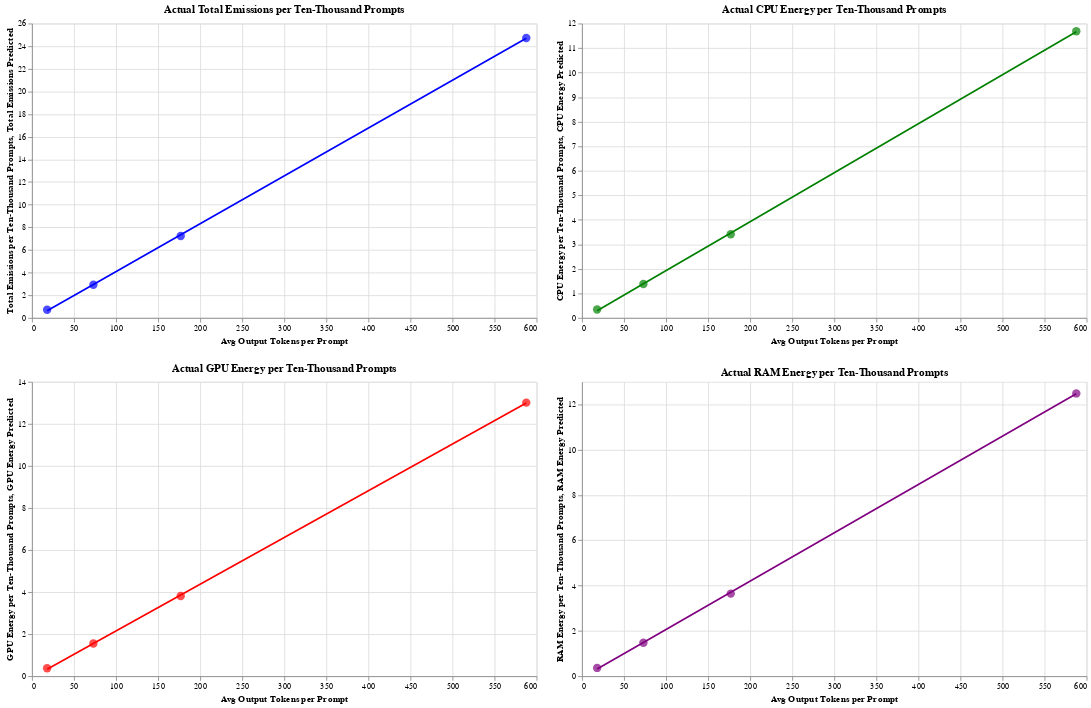

Notebook code for this chart:
### Code cell
# Define chart width and height
chart_width = 600
chart_height = 350

# Create scatter and line plots for each emission type per million output tokens
charts = []
for emission_type, color in zip(['Total Emissions', 'CPU Energy', 'GPU Energy', 'RAM Energy'],
                                ['blue', 'green', 'red', 'purple']):
    scatter = alt.Chart(vis_data).mark_circle(size=100, color=color).encode(
        x='Avg Output Tokens per Prompt',
        y=f'{emission_type} per Ten-Thousand Prompts',
        tooltip=['Parameters (billions)', 
                 f'{emission_type} per Ten-Thousand Prompts', 
                 'Avg Output Tokens per Prompt', 
                 'Avg Input Tokens per Prompt', 
                 'Number of Examples', 
                 'Number of Prompts']
    ).properties(
        title=f'Actual {emission_type} per Ten-Thousand Prompts',
        width=chart_width,
        height=chart_height
    )
    
    # Create line plots for predicted emissions
    line = alt.Chart(vis_data).mark_line(color=color).encode(
        x='Avg Output Tokens per Prompt',
        y=f'{emission_type} Predicted',
        tooltip=['Parameters (billions)', 
                 f'{emission_type} per Ten-Thousand Prompts', 
                 'Avg Output Tokens per Prompt', 
                 'Avg Input Tokens per Prompt', 
                 'Number of Examples', 
                 'Number of Prompts']
    ).properties(
        width=chart_width,
        height=chart_height
    )
    
    charts.append(scatter + line)

# Arrange the charts in a 2x2 grid
grid_chart = alt.vconcat(
    alt.hconcat(charts[0], charts[1]),
    alt.hconcat(charts[2], charts[3])
).resolve_scale(
    y='independent'
)

grid_chart.show()

### Figure 1 — Vega-Lite specification as saved in the notebook (floating-point values rounded to 4 significant figures)
{"config": {"view": {"continuousWidth": 300, "continuousHeight": 300}}, "vconcat": [{"hconcat": [{"layer": [{"mark": {"type": "circle", "color": "blue", "size": 100}, "encoding": {"tooltip": [{"field": "Parameters (billions)", "type": "quantitative"}, {"field": "Total Emissions per Ten-Thousand Prompts", "type": "quantitative"}, {"field": "Avg Output Tokens per Prompt", "type": "quantitative"}, {"field": "Avg Input Tokens per Prompt", "type": "quantitative"}, {"field": "Number of Examples", "type": "quantitative"}, {"field": "Number of Prompts", "type": "quantitative"}], "x": {"field": "Avg Output Tokens per Prompt", "type": "quantitative"}, "y": {"field": "Total Emissions per Ten-Thousand Prompts", "type": "quantitative"}}, "title": "Actual Total Emissions per Ten-Thousand Prompts"}, {"mark": {"type": "line", "color": "blue"}, "encoding": {"tooltip": [{"field": "Parameters (billions)", "type": "quantitative"}, {"field": "Total Emissions per Ten-Thousand Prompts", "type": "quantitative"}, {"field": "Avg Output Tokens per Prompt", "type": "quantitative"}, {"field": "Avg Input Tokens per Prompt", "type": "quantitative"}, {"field": "Number of Examples", "type": "quantitative"}, {"field": "Number of Prompts", "type": "quantitative"}], "x": {"field": "Avg Output Tokens per Prompt", "type": "quantitative"}, "y": {"field": "Total Emissions Predicted", "type": "quantitative"}}}], "height": 350, "width": 600}, {"layer": [{"mark": {"type": "circle", "color": "green", "size": 100}, "encoding": {"tooltip": [{"field": "Parameters (billions)", "type": "quantitative"}, {"field": "CPU Energy per Ten-Thousand Prompts", "type": "quantitative"}, {"field": "Avg Output Tokens per Prompt", "type": "quantitative"}, {"field": "Avg Input Tokens per Prompt", "type": "quantitative"}, {"field": "Number of Examples", "type": "quantitative"}, {"field": "Number of Prompts", "type": "quantitative"}], "x": {"field": "Avg Output Tokens per Prompt", "type": "quantitative"}, "y": {"field": "CPU Energy per Ten-Thousand Prompts", "type": "quantitative"}}, "title": "Actual CPU Energy per Ten-Thousand Prompts"}, {"mark": {"type": "line", "color": "green"}, "encoding": {"tooltip": [{"field": "Parameters (billions)", "type": "quantitative"}, {"field": "CPU Energy per Ten-Thousand Prompts", "type": "quantitative"}, {"field": "Avg Output Tokens per Prompt", "type": "quantitative"}, {"field": "Avg Input Tokens per Prompt", "type": "quantitative"}, {"field": "Number of Examples", "type": "quantitative"}, {"field": "Number of Prompts", "type": "quantitative"}], "x": {"field": "Avg Output Tokens per Prompt", "type": "quantitative"}, "y": {"field": "CPU Energy Predicted", "type": "quantitative"}}}], "height": 350, "width": 600}]}, {"hconcat": [{"layer": [{"mark": {"type": "circle", "color": "red", "size": 100}, "encoding": {"tooltip": [{"field": "Parameters (billions)", "type": "quantitative"}, {"field": "GPU Energy per Ten-Thousand Prompts", "type": "quantitative"}, {"field": "Avg Output Tokens per Prompt", "type": "quantitative"}, {"field": "Avg Input Tokens per Prompt", "type": "quantitative"}, {"field": "Number of Examples", "type": "quantitative"}, {"field": "Number of Prompts", "type": "quantitative"}], "x": {"field": "Avg Output Tokens per Prompt", "type": "quantitative"}, "y": {"field": "GPU Energy per Ten-Thousand Prompts", "type": "quantitative"}}, "title": "Actual GPU Energy per Ten-Thousand Prompts"}, {"mark": {"type": "line", "color": "red"}, "encoding": {"tooltip": [{"field": "Parameters (billions)", "type": "quantitative"}, {"field": "GPU Energy per Ten-Thousand Prompts", "type": "quantitative"}, {"field": "Avg Output Tokens per Prompt", "type": "quantitative"}, {"field": "Avg Input Tokens per Prompt", "type": "quantitative"}, {"field": "Number of Examples", "type": "quantitative"}, {"field": "Number of Prompts", "type": "quantitative"}], "x": {"field": "Avg Output Tokens per Prompt", "type": "quantitative"}, "y": {"field": "GPU Energy Predicted", "type": "quantitative"}}}], "height": 350, "width": 600}, {"layer": [{"mark": {"type": "circle", "color": "purple", "size": 100}, "encoding": {"tooltip": [{"field": "Parameters (billions)", "type": "quantitative"}, {"field": "RAM Energy per Ten-Thousand Prompts", "type": "quantitative"}, {"field": "Avg Output Tokens per Prompt", "type": "quantitative"}, {"field": "Avg Input Tokens per Prompt", "type": "quantitative"}, {"field": "Number of Examples", "type": "quantitative"}, {"field": "Number of Prompts", "type": "quantitative"}], "x": {"field": "Avg Output Tokens per Prompt", "type": "quantitative"}, "y": {"field": "RAM Energy per Ten-Thousand Prompts", "type": "quantitative"}}, "title": "Actual RAM Energy per Ten-Thousand Prompts"}, {"mark": {"type": "line", "color": "purple"}, "encoding": {"tooltip": [{"field": "Parameters (billions)", "type": "quantitative"}, {"field": "RAM Energy per Ten-Thousand Prompts", "type": "quantitative"}, {"field": "Avg Output Tokens per Prompt", "type": "quantitative"}, {"field": "Avg Input Tokens per Prompt", "type": "quantitative"}, {"field": "Number of Examples", "type": "quantitative"}, {"field": "Number of Prompts", "type": "quantitative"}], "x": {"field": "Avg Output Tokens per Prompt", "type": "quantitative"}, "y": {"field": "RAM Energy Predicted", "type": "quantitative"}}}], "height": 350, "width": 600}]}], "data": {"name": "data-e3c2156037344db0066fa8201a70a033"}, "resolve": {"scale": {"y": "independent"}}, "$schema": "https://vega.github.io/schema/vega-lite/v5.17.0.json", "datasets": {"data-e3c2156037344db0066fa8201a70a033": [{"Parameters (billions)": 70, "Number of Examples": 1, "Total Output Tokens": 2704.0, "Total Input Tokens": 28000.0, "Avg Input Tokens per Prompt": 186.7, "Avg Output Tokens per Prompt": 18.03, "Number of Prompts": 150, "Total Emissions per Ten-Thousand Prompts": 0.7176, "CPU Energy per Ten-Thousand Prompts": 0.3412, "GPU Energy per Ten-Thousand Prompts": 0.3733, "RAM Energy per Ten-Thousand Prompts": 0.3647, "Total Emissions Predicted": 0.6243, "CPU Energy Predicted": 0.2928, "GPU Energy Predicted": 0.333, "RAM Energy Predicted": 0.313}, {"Parameters (billions)": 70, "Number of Examples": 5, "Total Output Tokens": 10960.0, "Total Input Tokens": 28000.0, "Avg Input Tokens per Prompt": 186.7, "Avg Output Tokens per Prompt": 73.05, "Number of Prompts": 150, "Total Emissions per Ten-Thousand Prompts": 2.932, "CPU Energy per Ten-Thousand Prompts": 1.381, "GPU Energy per Ten-Thousand Prompts": 1.552, "RAM Energy per Ten-Thousand Prompts": 1.476, "Total Emissions Predicted": 2.949, "CPU Energy Predicted": 1.391, "GPU Energy Predicted": 1.556, "RAM Energy Predicted": 1.487}, {"Parameters (billions)": 70, "Number of Examples": 10, "Total Output Tokens": 26540.0, "Total Input Tokens": 28000.0, "Avg Input Tokens per Prompt": 186.7, "Avg Output Tokens per Prompt": 176.9, "Number of Prompts": 150, "Total Emissions per Ten-Thousand Prompts": 7.228, "CPU Energy per Ten-Thousand Prompts": 3.411, "GPU Energy per Ten-Thousand Prompts": 3.813, "RAM Energy per Ten-Thousand Prompts": 3.646, "Total Emissions Predicted": 7.336, "CPU Energy Predicted": 3.465, "GPU Energy Predicted": 3.864, "RAM Energy Predicted": 3.703}, {"Parameters (billions)": 70, "Number of Examples": 30, "Total Output Tokens": 29390.0, "Total Input Tokens": 9333.0, "Avg Input Tokens per Prompt": 186.7, "Avg Output Tokens per Prompt": 587.8, "Number of Prompts": 50, "Total Emissions per Ten-Thousand Prompts": 24.72, "CPU Energy per Ten-Thousand Prompts": 11.68, "GPU Energy per Ten-Thousand Prompts": 13.01, "RAM Energy per Ten-Thousand Prompts": 12.49, "Total Emissions Predicted": 24.69, "CPU Energy Predicted": 11.67, "GPU Energy Predicted": 13.0, "RAM Energy Predicted": 12.47}]}}
